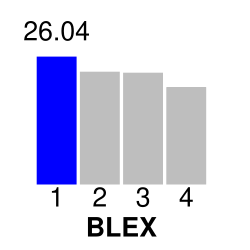

This chart was generated by the following gnuplot code:
# font,size
set terminal svg size 250,250 font "Helvetica,20"
# defining box colors type 1 and 2
set linetype 1 lc rgb 'gray'
set linetype 2 lc rgb 'blue'
# with of the bars
set boxwidth 0.9
# bars should be filled with color
set style fill solid
# hide legend
set key off
# hide y axis
unset ytics
# hide the line around the graph
unset border

# should be from 0 to something above the max value
set yrange [0:32]
# the 0.6 moves the labels a bit upwards so that there is no ugly gap
set xtics nomirror scale 0 offset 0,0.5,0
# the 1.2 moves the label a bit upwards so that there is no ugly gap
set xlabel "BLEX" offset 0,1,0 font "Helvetica Bold"
# output file name
set output "blex-pcm.svg"
# "lc variable" makes it select the box color type according to the value of the column 2
# $3+4 moves the labels somewhat upwards above the bars
plot "blex-pcm.tsv" using 0:3:2:xtic(1) with boxes lc variable, "" using 0:($3+5):4 with labels
